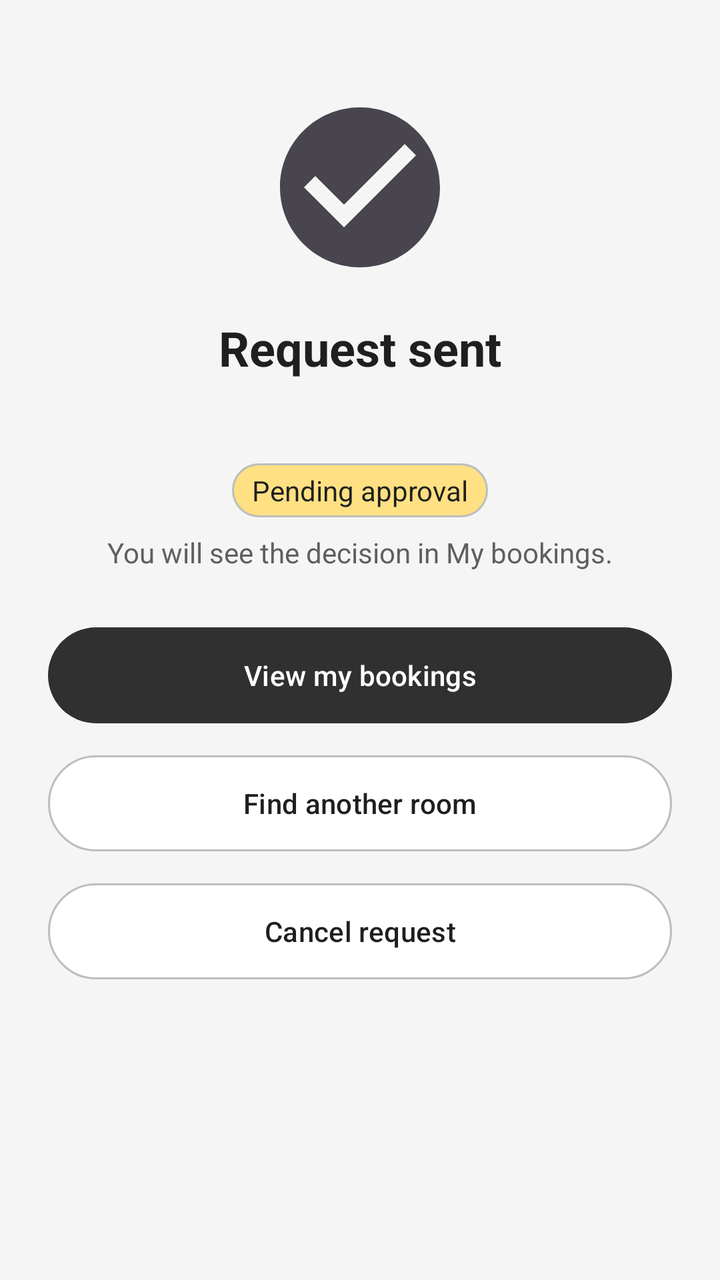
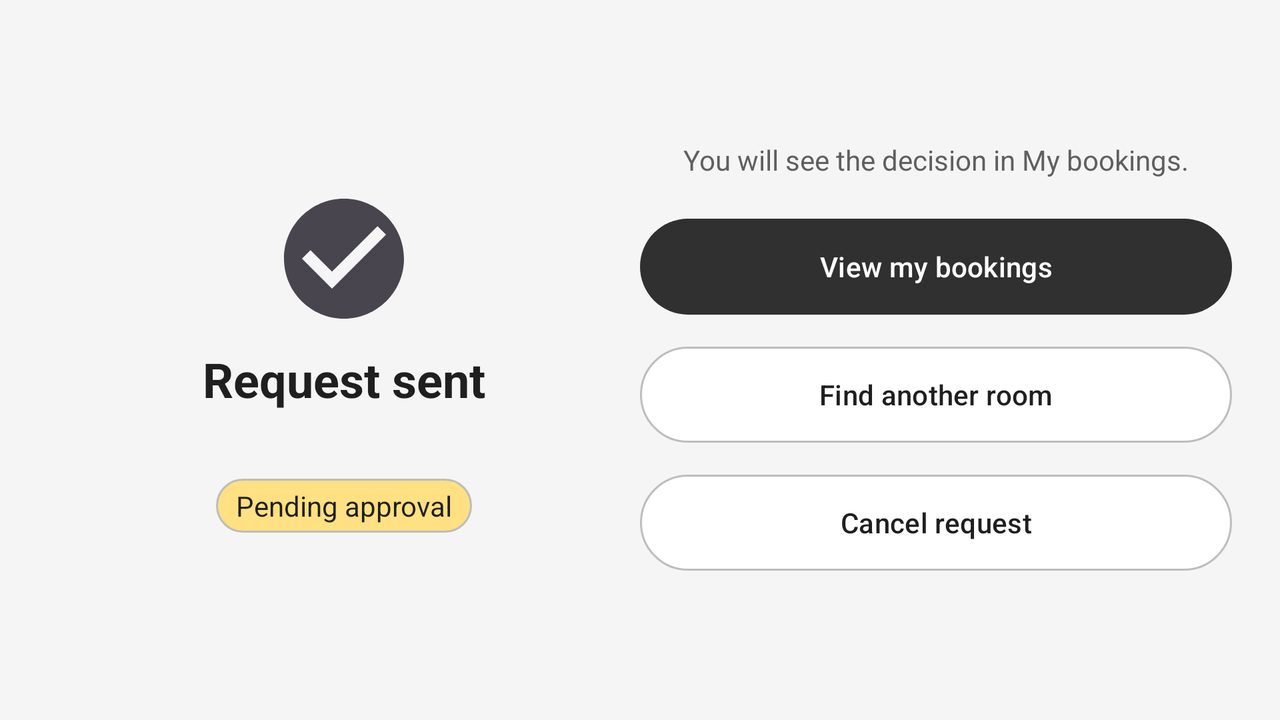

The same Android screen from two of the app's own layout files: first res/layout/ as a phone draws it, then the repository's variant for another configuration, drawn on a device whose configuration selects that folder. Both files follow.
<!-- AndroidManifest.xml: application theme Theme.COMP2000RoomBookingApp -->
<!-- res/layout/activity_request_sent.xml -->
<?xml version="1.0" encoding="utf-8"?>
<androidx.constraintlayout.widget.ConstraintLayout xmlns:android="http://schemas.android.com/apk/res/android"
    xmlns:app="http://schemas.android.com/apk/res-auto"
    android:layout_width="match_parent"
    android:layout_height="match_parent"
    android:padding="24dp">

    <ImageView
        android:id="@+id/iv_success"
        android:layout_width="96dp"
        android:layout_height="96dp"
        android:contentDescription="@string/success_description"
        android:src="@drawable/ic_check_circle"
        app:layout_constraintEnd_toEndOf="parent"
        app:layout_constraintStart_toStartOf="parent"
        app:layout_constraintTop_toTopOf="parent"
        app:layout_constraintVertical_bias="0.15"
        app:layout_constraintBottom_toTopOf="@id/tv_sent_heading"
        app:layout_constraintVertical_chainStyle="packed" />

    <TextView
        android:id="@+id/tv_sent_heading"
        android:layout_width="wrap_content"
        android:layout_height="wrap_content"
        android:layout_marginTop="16dp"
        android:text="@string/sent_heading"
        android:textColor="@color/text_primary"
        android:textSize="24sp"
        android:textStyle="bold"
        app:layout_constraintBottom_toTopOf="@id/tv_details"
        app:layout_constraintEnd_toEndOf="parent"
        app:layout_constraintStart_toStartOf="parent"
        app:layout_constraintTop_toBottomOf="@id/iv_success" />

    <TextView
        android:id="@+id/tv_details"
        android:layout_width="wrap_content"
        android:layout_height="wrap_content"
        android:layout_marginTop="8dp"
        android:textColor="@color/text_primary"
        android:textSize="16sp"
        app:layout_constraintBottom_toTopOf="@id/tv_status_label"
        app:layout_constraintEnd_toEndOf="parent"
        app:layout_constraintStart_toStartOf="parent"
        app:layout_constraintTop_toBottomOf="@id/tv_sent_heading" />

    <TextView
        android:id="@+id/tv_status_label"
        android:layout_width="wrap_content"
        android:layout_height="wrap_content"
        android:layout_marginTop="12dp"
        android:background="@drawable/bg_chip_pending"
        android:paddingStart="10dp"
        android:paddingTop="4dp"
        android:paddingEnd="10dp"
        android:paddingBottom="4dp"
        android:text="@string/status_pending_approval"
        android:textColor="@color/text_primary"
        app:layout_constraintBottom_toTopOf="@id/tv_sent_note"
        app:layout_constraintEnd_toEndOf="parent"
        app:layout_constraintStart_toStartOf="parent"
        app:layout_constraintTop_toBottomOf="@id/tv_details" />

    <TextView
        android:id="@+id/tv_sent_note"
        android:layout_width="wrap_content"
        android:layout_height="wrap_content"
        android:layout_marginTop="8dp"
        android:text="@string/sent_note"
        android:textColor="@color/text_secondary"
        app:layout_constraintBottom_toTopOf="@id/btn_view_bookings"
        app:layout_constraintEnd_toEndOf="parent"
        app:layout_constraintStart_toStartOf="parent"
        app:layout_constraintTop_toBottomOf="@id/tv_status_label" />

    <Button
        android:id="@+id/btn_view_bookings"
        android:layout_width="0dp"
        android:layout_height="56dp"
        android:layout_marginTop="24dp"
        android:text="@string/view_my_bookings"
        app:layout_constraintBottom_toTopOf="@id/btn_find_another"
        app:layout_constraintEnd_toEndOf="parent"
        app:layout_constraintStart_toStartOf="parent"
        app:layout_constraintTop_toBottomOf="@id/tv_sent_note" />

    <Button
        android:id="@+id/btn_find_another"
        android:layout_width="0dp"
        android:layout_height="56dp"
        android:layout_marginTop="8dp"
        android:text="@string/find_another_room"
        app:layout_constraintBottom_toTopOf="@id/btn_cancel_request"
        app:layout_constraintEnd_toEndOf="parent"
        app:layout_constraintStart_toStartOf="parent"
        app:layout_constraintTop_toBottomOf="@id/btn_view_bookings"
        android:backgroundTint="@color/card_bg"
        android:textColor="@color/text_primary"
        app:strokeColor="@color/stroke"
        app:strokeWidth="1dp" />

    
    <Button
        android:id="@+id/btn_cancel_request"
        android:layout_width="0dp"
        android:layout_height="56dp"
        android:layout_marginTop="8dp"
        android:text="@string/cancel_request"
        app:layout_constraintBottom_toBottomOf="parent"
        app:layout_constraintEnd_toEndOf="parent"
        app:layout_constraintStart_toStartOf="parent"
        app:layout_constraintTop_toBottomOf="@id/btn_find_another"
        android:backgroundTint="@color/card_bg"
        android:textColor="@color/text_primary"
        app:strokeColor="@color/stroke"
        app:strokeWidth="1dp" />
</androidx.constraintlayout.widget.ConstraintLayout>
<!-- resources referenced by this layout -->
<resources>
  <color name="card_bg">#FFFFFF</color>
  <color name="stroke">#BDBDBD</color>
  <color name="text_primary">#1F1F1F</color>
  <color name="text_secondary">#5F5F5F</color>
  <!-- drawable bg_chip_pending (drawable) -->
  <?xml version="1.0" encoding="utf-8"?>
  <shape xmlns:android="http://schemas.android.com/apk/res/android" android:shape="rectangle">
      <solid android:color="@color/status_pending" />
      <stroke android:width="1dp" android:color="@color/stroke" />
      <corners android:radius="16dp" />
      <padding android:left="12dp" android:top="4dp" android:right="12dp" android:bottom="4dp" />
  </shape>
  <!-- drawable ic_check_circle (drawable) -->
  <?xml version="1.0" encoding="utf-8"?>
  <vector xmlns:android="http://schemas.android.com/apk/res/android"
      android:width="24dp"
      android:height="24dp"
      android:viewportWidth="24"
      android:viewportHeight="24"
      android:tint="?attr/colorControlNormal">
      <path
          android:fillColor="@android:color/white"
          android:pathData="M12,2C6.48,2 2,6.48 2,12s4.48,10 10,10 10,-4.48 10,-10S17.52,2 12,2zM10,17l-5,-5 1.41,-1.41L10,14.17l7.59,-7.59L19,8l-9,9z" />
  </vector>
  <string name="cancel_request">Cancel request</string>
  <string name="find_another_room">Find another room</string>
  <string name="sent_heading">Request sent</string>
  <string name="sent_note">You will see the decision in My bookings.</string>
  <string name="status_pending_approval">Pending approval</string>
  <string name="success_description">Success</string>
  <string name="view_my_bookings">View my bookings</string>
  <style name="Theme.COMP2000RoomBookingApp" parent="Theme.Material3.Light">
          <item name="colorPrimary">@color/accent</item>
          <item name="colorOnPrimary">@color/on_accent</item>
          <item name="android:windowBackground">@color/screen_bg</item>
      </style>
  <color name="status_pending">#FFE082</color>
  <color name="accent">#303030</color>
  <color name="on_accent">#FFFFFF</color>
  <color name="screen_bg">#F5F5F5</color>
</resources>
<!-- res/layout-land/activity_request_sent.xml (the repository's variant of the layout above) -->
<!-- drawn on the phone turned sideways -->
<?xml version="1.0" encoding="utf-8"?>
<LinearLayout xmlns:android="http://schemas.android.com/apk/res/android"
    xmlns:app="http://schemas.android.com/apk/res-auto"
    android:layout_width="match_parent"
    android:layout_height="match_parent"
    android:orientation="horizontal"
    android:padding="24dp"
    android:weightSum="2">

    <LinearLayout
        android:layout_width="0dp"
        android:layout_height="match_parent"
        android:layout_weight="1"
        android:gravity="center"
        android:orientation="vertical">

        <ImageView
            android:layout_width="72dp"
            android:layout_height="72dp"
            android:contentDescription="@string/success_description"
            android:src="@drawable/ic_check_circle" />

        <TextView
            android:id="@+id/tv_sent_heading"
            android:layout_width="wrap_content"
            android:layout_height="wrap_content"
            android:layout_marginTop="8dp"
            android:text="@string/sent_heading"
            android:textColor="@color/text_primary"
            android:textSize="24sp"
            android:textStyle="bold" />

        <TextView
            android:id="@+id/tv_details"
            android:layout_width="wrap_content"
            android:layout_height="wrap_content"
            android:layout_marginTop="4dp"
            android:textColor="@color/text_primary"
            android:textSize="16sp" />

        <TextView
            android:id="@+id/tv_status_label"
            android:layout_width="wrap_content"
            android:layout_height="wrap_content"
            android:layout_marginTop="8dp"
            android:background="@drawable/bg_chip_pending"
            android:paddingStart="10dp"
            android:paddingTop="4dp"
            android:paddingEnd="10dp"
            android:paddingBottom="4dp"
            android:text="@string/status_pending_approval"
            android:textColor="@color/text_primary" />
    </LinearLayout>

    <LinearLayout
        android:layout_width="0dp"
        android:layout_height="match_parent"
        android:layout_weight="1"
        android:gravity="center"
        android:orientation="vertical">

        <TextView
            android:id="@+id/tv_sent_note"
            android:layout_width="wrap_content"
            android:layout_height="wrap_content"
            android:text="@string/sent_note"
            android:textColor="@color/text_secondary" />

        <Button
            android:id="@+id/btn_view_bookings"
            android:layout_width="match_parent"
            android:layout_height="56dp"
            android:layout_marginTop="16dp"
            android:text="@string/view_my_bookings" />

        <Button
            android:id="@+id/btn_find_another"
            android:layout_width="match_parent"
            android:layout_height="56dp"
            android:layout_marginTop="8dp"
            android:text="@string/find_another_room"
            android:backgroundTint="@color/card_bg"
            android:textColor="@color/text_primary"
            app:strokeColor="@color/stroke"
            app:strokeWidth="1dp" />

        
        <Button
            android:id="@+id/btn_cancel_request"
            android:layout_width="match_parent"
            android:layout_height="56dp"
            android:layout_marginTop="8dp"
            android:text="@string/cancel_request"
            android:backgroundTint="@color/card_bg"
            android:textColor="@color/text_primary"
            app:strokeColor="@color/stroke"
            app:strokeWidth="1dp" />
    </LinearLayout>
</LinearLayout>
